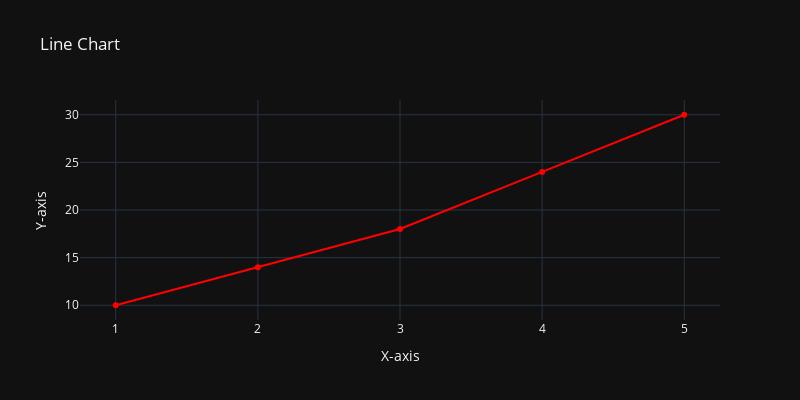

Notebook cell for this chart:
### Code cell
x = [1,2,3,4,5]
y = [10,14,18,24,30]
px.line(x=x , y=y, title='Line Chart',labels={'x':'X-axis', 'y':'Y-axis'},width=800,height=400,template='plotly_dark', markers=True,
        color_discrete_sequence=['red'])

### Figure 1 — Plotly figure (JSON) as saved in the notebook; plotly's stock layout.template omitted (floating-point values rounded to 4 significant figures)
{"data": [{"hovertemplate": "X-axis=%{x}<br>Y-axis=%{y}<extra></extra>", "legendgroup": "", "line": {"color": "red", "dash": "solid"}, "marker": {"symbol": "circle"}, "mode": "lines+markers", "name": "", "orientation": "v", "showlegend": false, "type": "scatter", "x": [1, 2, 3, 4, 5], "xaxis": "x", "y": [10, 14, 18, 24, 30], "yaxis": "y"}], "layout": {"height": 400, "legend": {"tracegroupgap": 0}, "title": {"text": "Line Chart"}, "width": 800, "xaxis": {"anchor": "y", "domain": [0, 1], "title": {"text": "X-axis"}}, "yaxis": {"anchor": "x", "domain": [0, 1], "title": {"text": "Y-axis"}}}}
